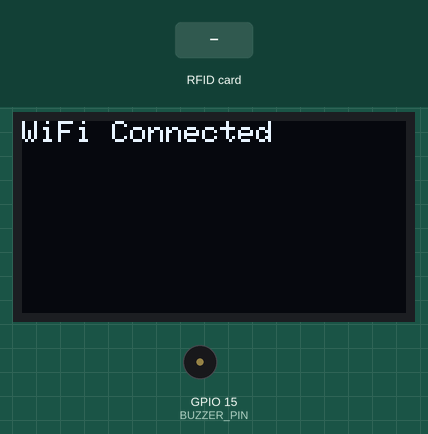
This sketch was run on a simulated ESP8266 (NodeMCU). Parts: 128×64 one-colour display, buzzer (waves = sounding). Inputs (shaded band) come from the test bench. WiFi joins after 1.5 s; servers stay silent unless stated; uploads are accepted with an empty reply; the local clock reads 2024-03-15 10:24:30 at power-on unless the sketch sets it; what the sketch prints to the serial monitor is not drawn.

Above: at 1.6 s.
At 4.8 s:
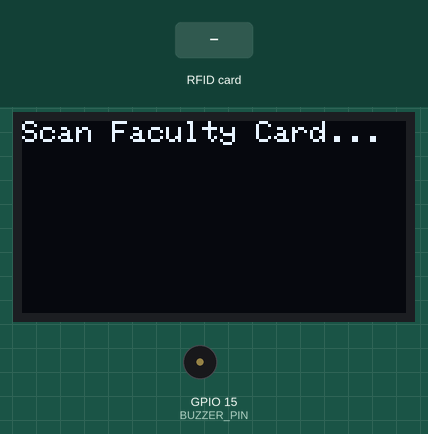
4.9 s: RFID card 87 65 43 21 held to the reader
At 7.2 s:
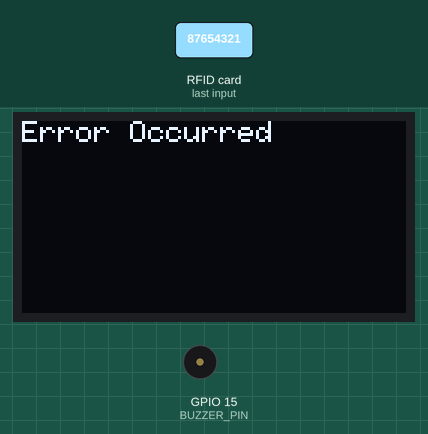
7.5 s: RFID card 5E 7A 19 C4 held to the reader
At 9.8 s:
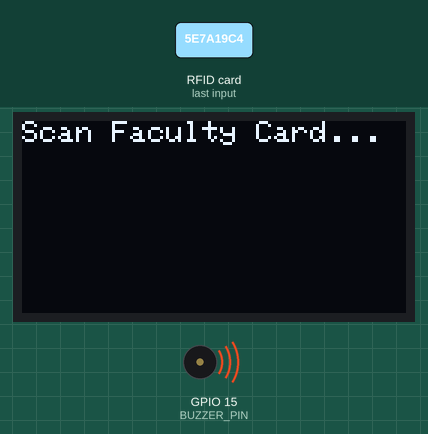
Timing chart, 0 to 11.6 s (numbered marks = the images above; inputs shaded):
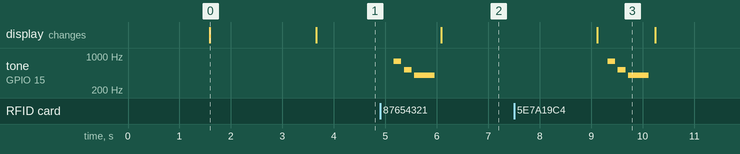

Measured:
- after the input at 4.9 s, tone on GPIO 15 (BUZZER_PIN): plays 784 Hz for 0.15 s, 523 Hz for 0.15 s, 400 Hz for 0.40 s, starting after 0.26 s; the display: changes after 1.2 s (image 2)
- after the input at 7.5 s, tone on GPIO 15 (BUZZER_PIN): plays 784 Hz for 0.15 s, 523 Hz for 0.15 s, 400 Hz for 0.40 s, starting after 1.8 s
- what the display in image 0 shows lasts 2.1 s, from 1.6 s to 3.7 s

The sketch:

sketch_may7b.ino
```cpp
#include <Wire.h>
#include <SPI.h>
#include <MFRC522.h>
#include <Adafruit_GFX.h>
#include <Adafruit_SSD1306.h>
#include <ESP8266WiFi.h>
#include <ESP8266HTTPClient.h>
#include <time.h>

// OLED Setup
#define SCREEN_WIDTH 128
#define SCREEN_HEIGHT 64
Adafruit_SSD1306 display(SCREEN_WIDTH, SCREEN_HEIGHT, &Wire, -1);

// Buzzer
#define BUZZER_PIN 15

// RFID Setup
#define RST_PIN 16    // D0
#define SS_PIN 2      // D4
MFRC522 rfid(SS_PIN, RST_PIN);

// WiFi Credentials
const char* ssid = "NARZO 70 Pro 5G";
const char* password = "87654321";

// Flask Server
const char* serverUrl = "http://192.168.153.210:5000/api/scan";

// Flags
bool facultyScanned = false;
String lastFacultyID = "";

void setup() {
  pinMode(BUZZER_PIN, OUTPUT);
  Serial.begin(115200);

  Wire.begin(5, 4); // SDA = D1, SCL = D2

  if (!display.begin(SSD1306_SWITCHCAPVCC, 0x3C)) {
    Serial.println("OLED not found");
    while (1);
  }

  display.clearDisplay();
  display.setTextColor(WHITE);
  display.setTextSize(1);
  display.setCursor(0, 0);
  display.println("Connecting WiFi...");
  display.display();

  WiFi.begin(ssid, password);
  while (WiFi.status() != WL_CONNECTED) {
    delay(500);
    Serial.print(".");
  }

  configTime(19800, 0, "pool.ntp.org", "time.nist.gov"); // IST

  display.clearDisplay();
  display.setCursor(0, 0);
  display.println("WiFi Connected");
  display.display();
  delay(2000);

  SPI.begin();
  rfid.PCD_Init();

  display.clearDisplay();
  display.setCursor(0, 0);
  display.println("Scan Faculty Card...");
  display.display();
}

void loop() {
  if (!rfid.PICC_IsNewCardPresent() || !rfid.PICC_ReadCardSerial()) {
    delay(300);
    return;
  }

  String uid = "";
  for (byte i = 0; i < rfid.uid.size; i++) {
    uid += String(rfid.uid.uidByte[i] < 0x10 ? "0" : "");
    uid += String(rfid.uid.uidByte[i], HEX);
  }
  uid.toUpperCase();
  Serial.println("Scanned UID: " + uid);

  String response = sendToServer(uid);

  display.clearDisplay();

  if (response.startsWith("FACULTY:")) {
    facultyScanned = true;
    lastFacultyID = uid;
    playSuccessTone();

    display.setTextSize(1);
    display.setCursor(0, 0);
    display.println("Faculty OK");

    display.setCursor(0, 15);
    display.println("ID: " + uid);

    display.setCursor(0, 30);
    display.println("Scan Student");

  } else if (response.startsWith("STUDENT:")) {
    if (facultyScanned) {
      playSuccessTone();
      display.setTextSize(1);
      display.setCursor(0, 0);
      display.println("Attendance Marked");

      display.setCursor(0, 15);
      display.println("Student:");

      display.setTextSize(2);
      display.setCursor(0, 35);
      display.println(response.substring(8));  // Student name or parent number
      display.setTextSize(1);
    } else {
      playErrorTone();
      display.setTextSize(2);
      display.setCursor(0, 20);
      display.println("No Faculty");
      display.setCursor(0, 45);
      display.println("Scanned!");
      display.setTextSize(1);
    }

  } else if (response == "NOCLASS") {
    playErrorTone();
    display.setTextSize(1);
    display.setCursor(0, 0);
    display.println("No Class Scheduled");

  } else if (response == "UNKNOWN") {
    playErrorTone();
    display.setTextSize(2);
    display.setCursor(0, 20);
    display.println("Unknown");
    display.setCursor(0, 45);
    display.println("Card");
    display.setTextSize(1);

  } else if (response.startsWith("SESSION ENDED:")) {
    facultyScanned = false;
    lastFacultyID = "";
    playSuccessTone();

    display.setTextSize(1);
    display.setCursor(0, 0);
    display.println("Session Ended");

    display.setCursor(0, 15);
    display.println(response.substring(14));  // Faculty name

  } else if (response == "NO_TIMETABLE") {
    playErrorTone();
    display.setCursor(0, 0);
    display.println("No Class Today");

  } else if (response == "ALREADY_TAUGHT") {
    playErrorTone();
    display.setCursor(0, 0);
    display.println("Class Already Taken");

  } else if (response == "ALREADY_MARKED") {
    playErrorTone();
    display.setCursor(0, 0);
    display.println("Already Marked");

  } else {
    playErrorTone();
    display.setCursor(0, 0);
    display.println("Error Occurred");
  }

  display.display();
  delay(3000);

  display.clearDisplay();
  display.setCursor(0, 0);
  if (!facultyScanned) {
    display.println("Scan Faculty Card...");
  } else {
    display.println("Scan Student Card...");
  }
  display.display();

  rfid.PICC_HaltA();
}

String sendToServer(String uid) {
  if (WiFi.status() == WL_CONNECTED) {
    HTTPClient http;
    WiFiClient client;
    http.begin(client, serverUrl);
    http.addHeader("Content-Type", "application/x-www-form-urlencoded");

    String payload = "uid=" + uid + "&timestamp=" + getTimestamp();
    int httpCode = http.POST(payload);
    String response = http.getString();

    Serial.println("Server Response: " + response);
    http.end();
    return response;
  }
  return "ERROR";
}

String getTimestamp() {
  time_t now = time(nullptr);
  struct tm* p_tm = localtime(&now);
  char buffer[25];
  sprintf(buffer, "%04d-%02d-%02d %02d:%02d:%02d",
          p_tm->tm_year + 1900, p_tm->tm_mon + 1, p_tm->tm_mday,
          p_tm->tm_hour, p_tm->tm_min, p_tm->tm_sec);
  return String(buffer);
}

void playSuccessTone() {
  tone(BUZZER_PIN, 523, 150); // C5
  delay(200);
  tone(BUZZER_PIN, 659, 150); // E5
  delay(200);
  tone(BUZZER_PIN, 784, 150); // G5
  delay(200);
  noTone(BUZZER_PIN);
}


void playErrorTone() {
  tone(BUZZER_PIN, 784, 150); // G5
  delay(200);
  tone(BUZZER_PIN, 523, 150); // C5
  delay(200);
  tone(BUZZER_PIN, 400, 400); // low buzz
  delay(500);
  noTone(BUZZER_PIN);
}
```
